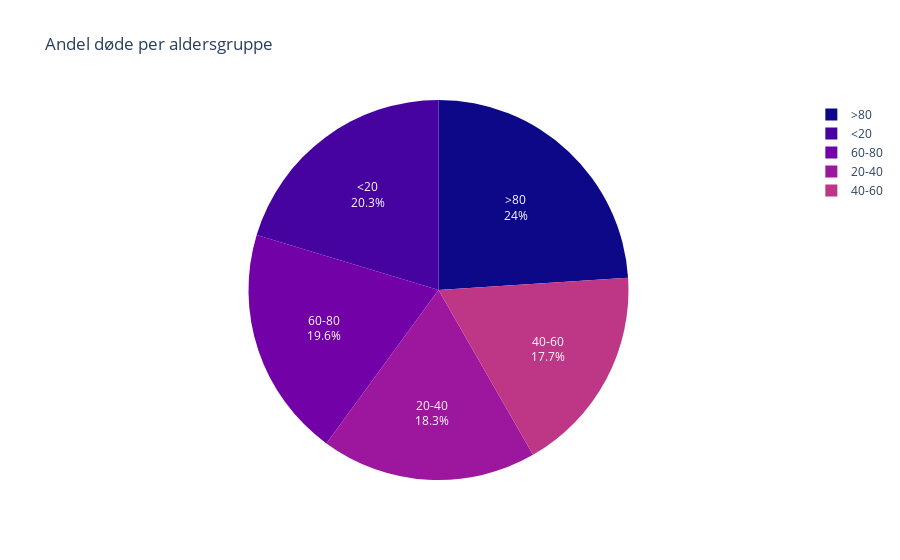

Here is the notebook cell this chart was saved with:
### Markdown cell above
#### Påvirker alder dødlighet?

Sektordiagrammet illustrerer dødlighet fordelt på aldersgrupper. Som forventet er dødligheten høyest blant de eldste pasientene. Det er imidlertid verdt å merke seg at forskjellen ikke er dramatisk store. Det kan tyde på at selv om alder er en faktor til dødlighet, er det andre variabler som også spiller en betydelig rolle. 

Vi undersøker videre for å forstå hvilke variabler dette er.

### Code cell
alders_grupper = [-1, 20, 40, 60, 80, 100] 
navn_aldersgrupper = ['<20', '20-40', '40-60', '60-80', '>80']

X_train['alder_gruppe'] = pd.cut(X_train['alder'], bins=alders_grupper, labels=navn_aldersgrupper)

dode_per_aldergruppe = X_train.groupby('alder_gruppe')['sykehusdød'].mean() * 100

dode_df = dode_per_aldergruppe.reset_index()

fig = px.pie(dode_df, values='sykehusdød', names='alder_gruppe', title='Andel døde per aldersgruppe',
             color_discrete_sequence=px.colors.sequential.Plasma)

fig.update_traces(textinfo='label+percent')

fig.show()

X_train.drop(columns=['alder_gruppe'], inplace=True)

### Figure 1 — Plotly figure (JSON) as saved in the notebook; plotly's stock layout.template omitted (floating-point values rounded to 4 significant figures)
{"data": [{"domain": {"x": [0, 1], "y": [0, 1]}, "hovertemplate": "alder_gruppe=%{label}<br>sykehusdød=%{value}<extra></extra>", "labels": ["<20", "20-40", "40-60", "60-80", ">80"], "legendgroup": "", "name": "", "showlegend": true, "textinfo": "label+percent", "type": "pie", "values": [27.27, 24.61, 23.81, 26.36, 32.18]}], "layout": {"legend": {"tracegroupgap": 0}, "piecolorway": ["#0d0887", "#46039f", "#7201a8", "#9c179e", "#bd3786", "#d8576b", "#ed7953", "#fb9f3a", "#fdca26", "#f0f921"], "title": {"text": "Andel døde per aldersgruppe"}}}
